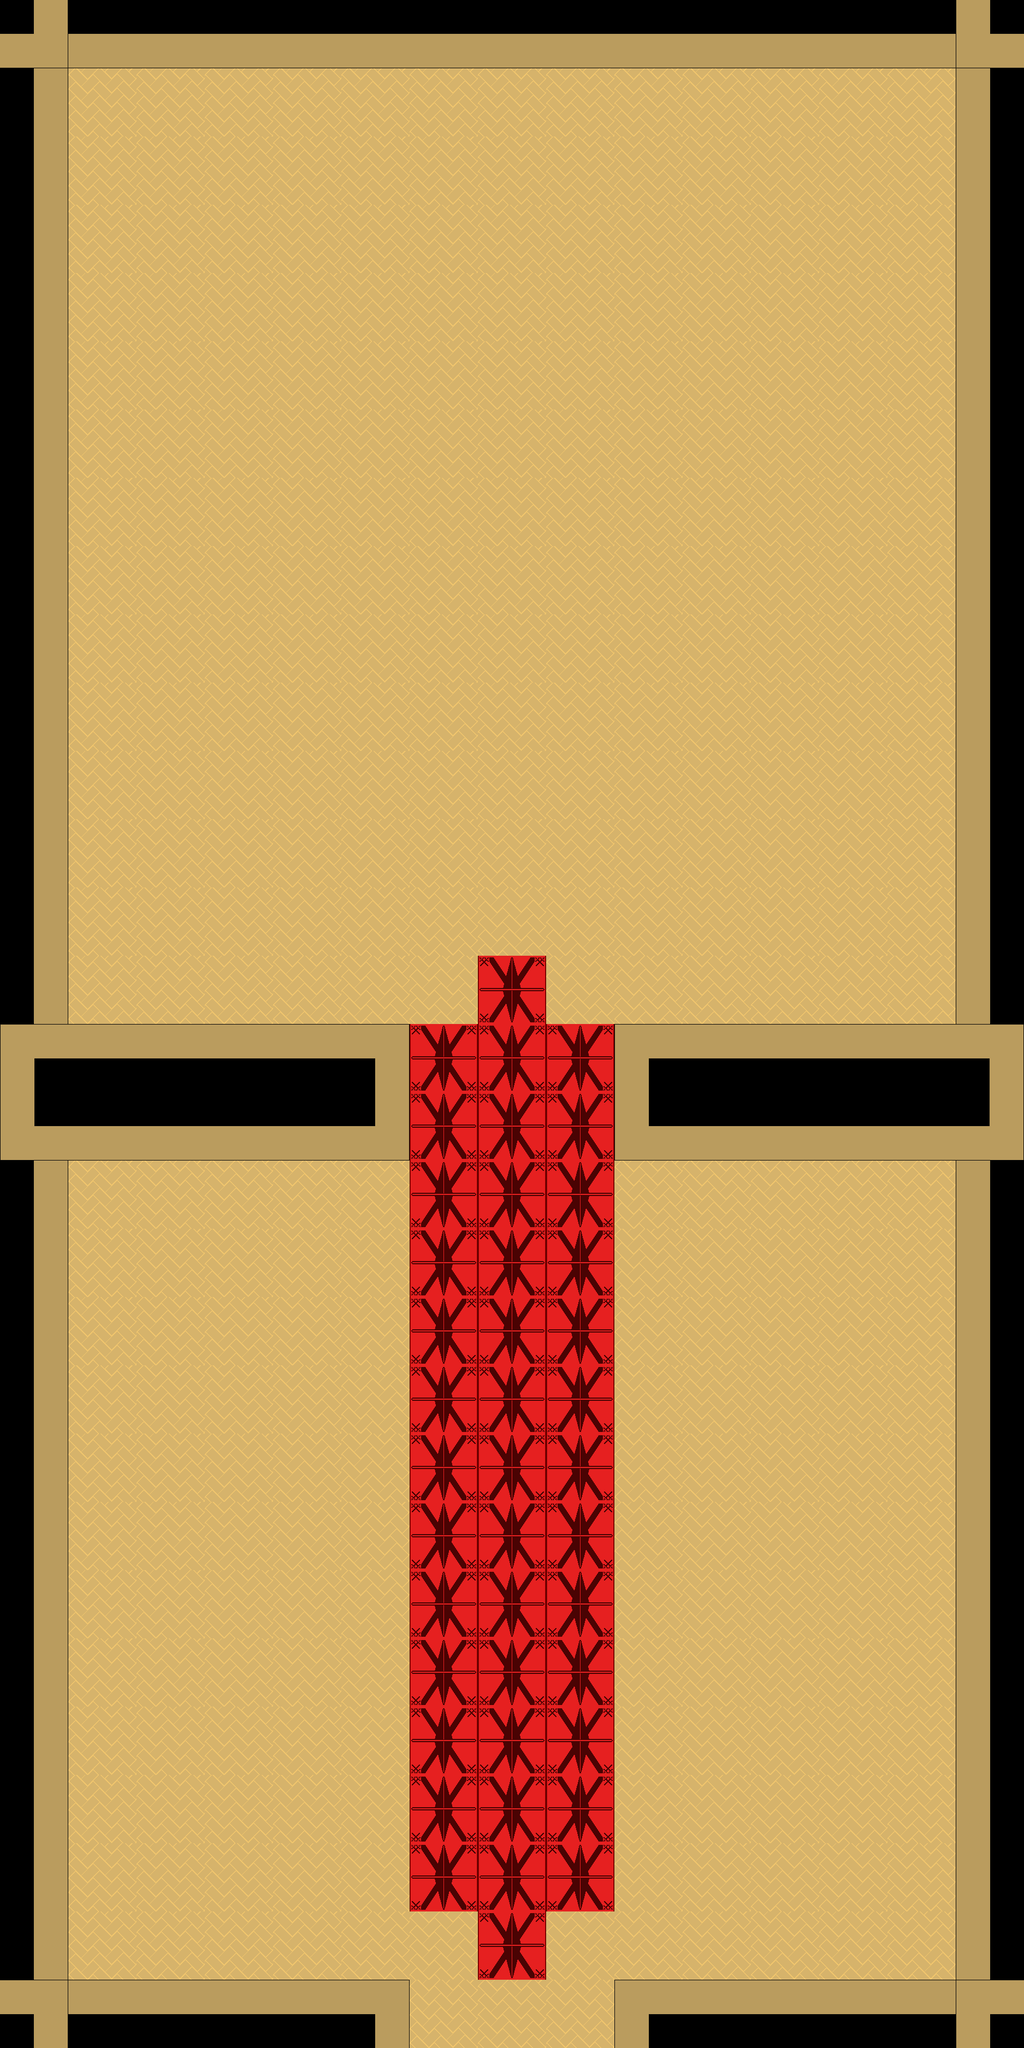

Rendered tile map (Tiled .tmx) drawn with the repository's tilesets; below, a short description and the map source with its tile grids summarised:
An orthogonal 15x30 tile map with 125x125 px tiles, 2 tile layers (main, back).

<map version="1.0" tiledversion="1.1.6" orientation="orthogonal" renderorder="right-down" width="15" height="30" tilewidth="125" tileheight="125" infinite="0" nextobjectid="1">
 <tileset firstgid="1" name="TileSheetv2" tilewidth="125" tileheight="125" tilecount="100" columns="10">
  <image source="TileSheetv2.png" width="1250" height="1250" />
 </tileset>
 <layer name="main" width="15" height="30">
  <data>[450 cells, 0 non-empty, 0 distinct tile ids]</data>
 </layer>
 <layer name="back" width="15" height="30">
  <data>[450 cells, 450 non-empty, 4 distinct tile ids]</data>
 </layer>
</map>
